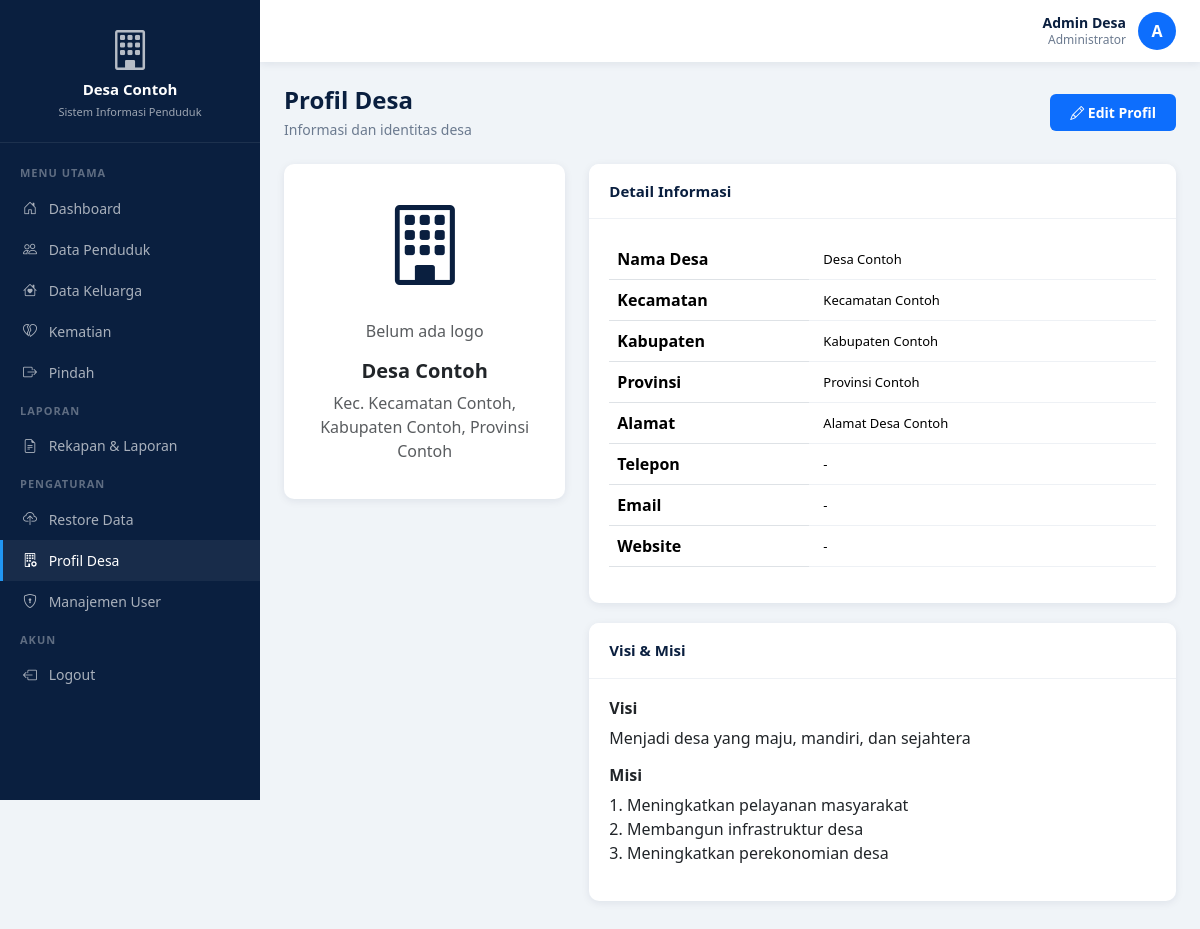
Screenshot of /admin/profil/index.php (signed in) with the database file from the repository.
### tables this page shows
CREATE TABLE IF NOT EXISTS profil_desa (
    id INT AUTO_INCREMENT PRIMARY KEY,
    nama_desa VARCHAR(100) DEFAULT '',
    kecamatan VARCHAR(100) DEFAULT '',
    kabupaten VARCHAR(100) DEFAULT '',
    provinsi VARCHAR(100) DEFAULT '',
    alamat TEXT DEFAULT NULL,
    telepon VARCHAR(20) DEFAULT '',
    email VARCHAR(100) DEFAULT '',
    website VARCHAR(100) DEFAULT '',
    logo VARCHAR(255) DEFAULT NULL,
    visi TEXT DEFAULT NULL,
    misi TEXT DEFAULT NULL,
    sejarah TEXT DEFAULT NULL,
    updated_at DATETIME DEFAULT CURRENT_TIMESTAMP ON UPDATE CURRENT_TIMESTAMP
);

### config/functions.php (called while the page is built, shortened)
<?php
require_once 'database.php';
require_once 'session.php';
function getProfilDesa() {
    global $pdo;
    $stmt = $pdo->query("SELECT * FROM profil_desa WHERE id = 1");
    return $stmt->fetch();
}

### config/session.php (called while the page is built, shortened)
<?php
function isLogin() {
    return isset($_SESSION['user_id']);
}
function isAdmin() {
    return isLogin() && $_SESSION['user_role'] === 'admin';
}

### admin/profil/index.php (the view, shortened to what this page needs)
<?php
require_once '../../config/database.php';
require_once '../../config/functions.php';
?>
<!DOCTYPE html>
<html lang="id">
<head>
    <link href="https://cdn.jsdelivr.net/npm/bootstrap@5.3.3/dist/css/bootstrap.min.css" rel="stylesheet">
    <link rel="stylesheet" href="https://cdn.jsdelivr.net/npm/bootstrap-icons@1.11.3/font/bootstrap-icons.min.css">
    <link rel="stylesheet" href="../../assets/css/style.css">
</head>
<body>
    <?php include '../layout/sidebar.php'; ?>
    <div class="main-content">
        <?php include '../layout/topbar.php'; ?>
        <div class="content-wrapper">
            <div class="page-header d-flex justify-content-between align-items-center">
                <div>
                    <h4>Profil Desa</h4>
                    <p>Informasi dan identitas desa</p>
                </div>
                <a href="edit.php" class="btn btn-primary"><i class="bi bi-pencil"></i> Edit Profil</a>
            </div>
            <div class="row g-4">
                <div class="col-lg-4">
                    <div class="card text-center">
                        <div class="card-body">
                            <?php if ($profil['logo'] && file_exists($profil['logo'])): ?>
                                <img src="../../<?= htmlspecialchars($profil['logo']) ?>" alt="Logo Desa" style="max-height: 120px; margin-bottom: 15px;">
                            <?php else: ?>
                                <i class="bi bi-building" style="font-size: 80px; color: var(--navy); margin-bottom: 15px; display: block;"></i>
                                <p class="text-muted">Belum ada logo</p>
                            <?php endif; ?>
                            <h5 class="fw-bold"><?= htmlspecialchars($profil['nama_desa']) ?></h5>
                            <p class="text-muted">Kec. <?= htmlspecialchars($profil['kecamatan']) ?>, <?= htmlspecialchars($profil['kabupaten']) ?>, <?= htmlspecialchars($profil['provinsi']) ?></p>
                        </div>
                    </div>
                </div>
                <div class="col-lg-8">
                    <div class="card">
                        <div class="card-header">Detail Informasi</div>
                        <div class="card-body">
                            <table class="table table-custom">
                                <tr>
                                    <th style="width: 200px;">Nama Desa</th>
                                    <td><?= htmlspecialchars($profil['nama_desa'] ?: '-') ?></td>
                                </tr>
                                <tr>
                                    <th>Kecamatan</th>
                                    <td><?= htmlspecialchars($profil['kecamatan'] ?: '-') ?></td>
                                </tr>
                                <tr>
                                    <th>Kabupaten</th>
                                    <td><?= htmlspecialchars($profil['kabupaten'] ?: '-') ?></td>
                                </tr>
                                <tr>
                                    <th>Provinsi</th>
                                    <td><?= htmlspecialchars($profil['provinsi'] ?: '-') ?></td>
                                </tr>
                                <tr>
                                    <th>Alamat</th>
                                    <td><?= nl2br(htmlspecialchars($profil['alamat'] ?: '-')) ?></td>
                                </tr>
                                <tr>
                                    <th>Telepon</th>
                                    <td><?= htmlspecialchars($profil['telepon'] ?: '-') ?></td>
                                </tr>
                                <tr>
                                    <th>Email</th>
                                    <td><?= htmlspecialchars($profil['email'] ?: '-') ?></td>
                                </tr>
                                <tr>
                                    <th>Website</th>
                                    <td><?= htmlspecialchars($profil['website'] ?: '-') ?></td>
                                </tr>
                            </table>
                        </div>
                    </div>
                    <div class="card mt-3">
                        <div class="card-header">Visi & Misi</div>
                        <div class="card-body">
                            <h6 class="fw-bold">Visi</h6>
                            <p><?= nl2br(htmlspecialchars($profil['visi'] ?: '-')) ?></p>
                            <h6 class="fw-bold mt-3">Misi</h6>
                            <p><?= nl2br(htmlspecialchars($profil['misi'] ?: '-')) ?></p>
                        </div>
                    </div>
                </div>
            </div>
        </div>
    </div>
</body>
</html>

### admin/layout/sidebar.php (shortened to what this page needs)
<?php
$profil = getProfilDesa();
$isAdmin = isAdmin();
?>
<div class="sidebar">
    <div class="sidebar-brand">
        <?php if ($profil['logo'] && file_exists($profil['logo'])): ?>
            <img src="../../<?= htmlspecialchars($profil['logo']) ?>" alt="Logo">
        <?php else: ?>
            <i class="bi bi-building" style="font-size: 40px; opacity: 0.7;"></i>
        <?php endif; ?>
        <h6><?= htmlspecialchars($profil['nama_desa']) ?></h6>
        <small>Sistem Informasi Penduduk</small>
    </div>
    <div class="sidebar-menu">
        <div class="menu-label">Menu Utama</div>
        <a href="../../index.php" class="nav-item <?= basename($_SERVER['PHP_SELF']) == 'index.php' && basename(dirname($_SERVER['PHP_SELF'])) == '' ? 'active' : '' ?>"><i class="bi bi-house-door"></i> Dashboard</a>
        <?php if ($isAdmin): ?>
        <a href="../penduduk/index.php" class="nav-item <?= strpos($_SERVER['PHP_SELF'], 'penduduk') !== false ? 'active' : '' ?>"><i class="bi bi-people"></i> Data Penduduk</a>
        <a href="../keluarga/index.php" class="nav-item <?= strpos($_SERVER['PHP_SELF'], 'keluarga') !== false ? 'active' : '' ?>"><i class="bi bi-house-heart"></i> Data Keluarga</a>
        <a href="../kematian/index.php" class="nav-item <?= strpos($_SERVER['PHP_SELF'], 'kematian') !== false ? 'active' : '' ?>"><i class="bi bi-heartbreak"></i> Kematian</a>
        <a href="../pindah/index.php" class="nav-item <?= strpos($_SERVER['PHP_SELF'], 'pindah') !== false ? 'active' : '' ?>"><i class="bi bi-box-arrow-right"></i> Pindah</a>
        <div class="menu-label">Laporan</div>
        <a href="../laporan/index.php" class="nav-item <?= strpos($_SERVER['PHP_SELF'], 'laporan') !== false ? 'active' : '' ?>"><i class="bi bi-file-earmark-text"></i> Rekapan & Laporan</a>
        <div class="menu-label">Pengaturan</div>
        <a href="../restore/index.php" class="nav-item <?= strpos($_SERVER['PHP_SELF'], 'restore') !== false ? 'active' : '' ?>"><i class="bi bi-cloud-upload"></i> Restore Data</a>
        <a href="../profil/index.php" class="nav-item <?= strpos($_SERVER['PHP_SELF'], 'profil') !== false ? 'active' : '' ?>"><i class="bi bi-building-gear"></i> Profil Desa</a>
        <a href="../users/index.php" class="nav-item <?= strpos($_SERVER['PHP_SELF'], 'users') !== false ? 'active' : '' ?>"><i class="bi bi-shield-lock"></i> Manajemen User</a>
        <?php endif; ?>
        <div class="menu-label">Akun</div>
        <a href="../../logout.php" class="nav-item"><i class="bi bi-box-arrow-left"></i> Logout</a>
    </div>
</div>

### assets/css/style.css (style rules this page uses)
:root { --navy: #0A1F3F; --navy-dark: #07152E; --navy-light: #0D2B4E; --blue-primary: #0D6EFD; --blue-light: #2196F3; --blue-lighter: #E8F4FD; --bg-light: #F0F4F8; --text-dark: #0A1F3F; --text-muted: #6B7A8F; --white: #FFFFFF; --shadow: 0 2px 8px rgba(10, 31, 63, 0.08); --shadow-lg: 0 4px 16px rgba(10, 31, 63, 0.12); --radius: 10px; --radius-sm: 6px; --sidebar-width: 260px; }
* { margin: 0; padding: 0; box-sizing: border-box; }
body { font-family: 'Segoe UI', Tahoma, Geneva, Verdana, sans-serif; background: var(--bg-light); color: var(--text-dark); min-height: 100vh; overflow-x: hidden; }
.sidebar { position: fixed; top: 0; left: 0; width: var(--sidebar-width); height: 100vh; background: var(--navy); color: var(--white); overflow-y: auto; z-index: 1000; transition: left 0.3s ease; }
.sidebar-brand { padding: 20px; text-align: center; border-bottom: 1px solid rgba(255,255,255,0.08); }
.sidebar-brand h6 { font-weight: 700; color: var(--white); margin: 0; font-size: 15px; }
.sidebar-brand small { color: rgba(255,255,255,0.6); font-size: 11px; }
.sidebar-menu { padding: 12px 0; }
.sidebar-menu .menu-label { padding: 10px 20px 6px; font-size: 11px; text-transform: uppercase; letter-spacing: 1px; color: rgba(255,255,255,0.35); font-weight: 600; }
.sidebar-menu .nav-item { display: block; padding: 10px 20px; color: rgba(255,255,255,0.65); text-decoration: none; font-size: 14px; transition: all 0.2s; border-left: 3px solid transparent; }
.sidebar-menu .nav-item:hover, .sidebar-menu .nav-item.active { color: var(--white); background: rgba(255,255,255,0.06); border-left-color: var(--blue-light); }
.sidebar-menu .nav-item i { width: 22px; margin-right: 8px; text-align: center; }
.main-content { margin-left: var(--sidebar-width); width: calc(100% - var(--sidebar-width)); min-height: 100vh; transition: margin-left 0.3s ease; }
.content-wrapper { padding: 24px; width: 100%; max-width: 100%; overflow-x: hidden; }
.page-header { margin-bottom: 24px; }
.page-header h4 { font-weight: 700; color: var(--navy); margin: 0; }
.page-header p { color: var(--text-muted); font-size: 14px; margin: 4px 0 0; }
.card { border: none; border-radius: var(--radius); box-shadow: var(--shadow); margin-bottom: 20px; background: var(--white); }
.card-header { background: var(--white); border-bottom: 1px solid #eef1f5; padding: 16px 20px; font-weight: 600; font-size: 15px; color: var(--navy); border-radius: var(--radius) var(--radius) 0 0 !important; }
.card-body { padding: 20px; }
.table-custom { width: 100%; border-collapse: collapse; }
.table-custom tbody td { padding: 10px 14px; font-size: 13px; border-bottom: 1px solid #eef1f5; vertical-align: middle; }
.btn { padding: 8px 20px; border-radius: var(--radius-sm); font-weight: 600; font-size: 14px; transition: all 0.2s; border: none; }
.btn-primary { background: var(--blue-primary); color: var(--white); }

### rows the page displays
profil_desa: nama_desa "Desa Contoh", kecamatan "Kecamatan Contoh", kabupaten "Kabupaten Contoh", provinsi "Provinsi Contoh", alamat "Alamat Desa Contoh", telepon "-", email "-", website "-", visi "Menjadi desa yang maju, mandiri, dan sejahtera", misi "1. Meningkatkan pelayanan masyarakat 2. Membangun infrastruktur desa 3. Meningkatkan perekonomian desa"

### other values shown
$username "Admin Desa"
$inisial "A"
